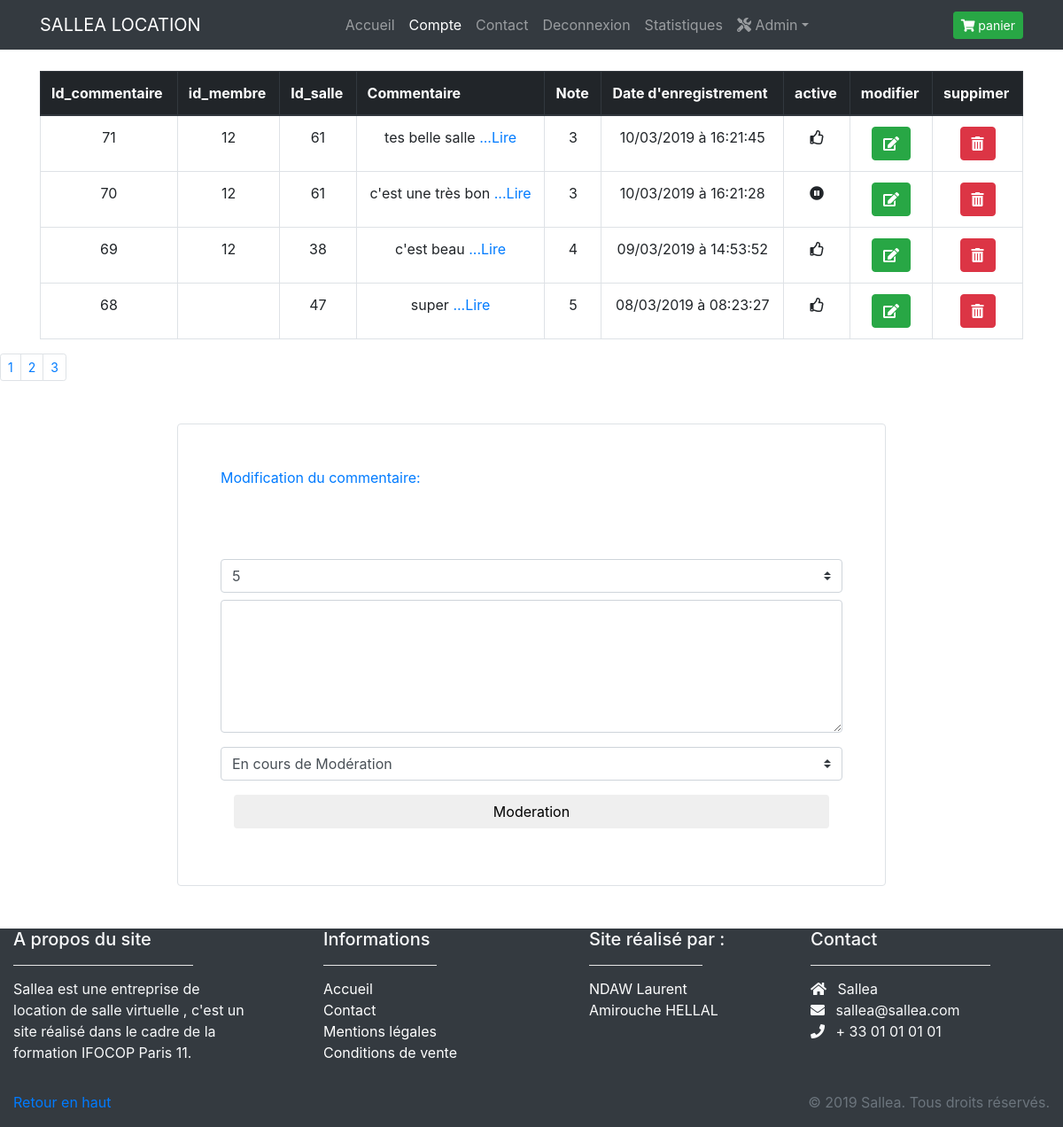
Page /admin/gestion_avis.php (signed in) on the committed database.
### tables this page shows
CREATE TABLE `avis` (
  `id_avis` int(3) NOT NULL,
  `id_membre` int(3) DEFAULT NULL,
  `id_salle` int(3) NOT NULL,
  `commentaire` text NOT NULL,
  `note` int(2) NOT NULL,
  `date_enregistrement` datetime NOT NULL,
  `active` tinyint(1) NOT NULL DEFAULT 0
);

### inc/functions.inc.php (called while the page is built, shortened)
<?php
function isconnected(){
  if(isset($_SESSION['membre'])){
    return true;
  }
  return false;
}
function isAdmin(){
  if(isconnected() && $_SESSION['membre']['statut'] == 2){
    return true;
  }
  return false;
}

### admin/gestion_avis.php (the view, shortened to what this page needs)
<?php
require_once ('../inc/init.inc.php');
$resultat['note']='';
?>
<?php
require_once ('../inc/header.inc.php');
require_once ('../inc/nav.inc.php');
if (isAdmin()) {
  $limite = 4;
  $page = (!empty($_GET['page']) ? $_GET['page'] : 1);
  $debut = ($page - 1) * $limite;
  $recup_avis = $pdo->prepare("SELECT SQL_CALC_FOUND_ROWS * FROM avis ORDER BY id_avis DESC LIMIT :limite OFFSET :debut");
  $recup_avis->bindParam(':limite', $limite, PDO::PARAM_INT);
  $recup_avis->bindParam(':debut', $debut, PDO::PARAM_INT);
  $recup_avis->execute();
  $resultfound = $pdo->query('SELECT found_rows()');
  $nombretotal = $resultfound->fetchColumn();
  echo '<div class="container">';
  echo '<table class=" table table-bordered mt-4  mx-auto bg-white ">';
  echo '<thead class="thead-dark">';
  echo '<tr>
  <th>Id_commentaire</th>
  <th>id_membre</th>
  <th>Id_salle</th>
  <th>Commentaire</th>
  <th>Note</th>
  <th>Date d\'enregistrement</th>
  <th>active</th>
  <th>modifier</th>
  <th>suppimer</th>
  </tr>';
  echo '</thead>';
  while ($ligne_avis = $recup_avis->fetch(PDO::FETCH_ASSOC)) {
    $date_commentaire = new DateTime($ligne_avis['date_enregistrement']);
    $date_fr = $date_commentaire->format("d/m/Y");
    $heure_fr = $date_commentaire->format("H:i:s");
    echo '<tr class="text-center">';
    foreach ($ligne_avis AS $indice => $valeur) {
            if ($indice == 'commentaire') {
            echo '<td>' . substr($valeur, 0, 20) . ' <a href ="">...Lire </a> </td>';
          } elseif ($indice == 'date_enregistrement') {
            echo '<td>' . $date_fr . ' à ' . $heure_fr . ' </td>';
          } elseif ($indice == "active") {
            if ($valeur == 2) {
              $valeur = '<td><i class="far fa-thumbs-up"></i></td>';
              echo $valeur;
            } elseif ($valeur == 1) {
              $valeur = '<td><img src="http://sallea.000webhostapp.com/img/no.png" alt="pousse-bas"/></td>';
              echo $valeur;
            } else {
              $valeur = '<td><i class="fas fa-pause-circle"></i></td>';
              echo $valeur;
            }
          } else {
            echo '<td>' . $valeur . '</td>';
          }
        }
        echo '<td><a href="?action=modification&page=' . $_GET["page"] . '&id_avis=' . $ligne_avis['id_avis'] . '" class="btn btn-success text-white"  > <i class="modif-avis fas fa-edit"></i></a>  </td>';
        echo '<td> <a href="?action=suppression&page=' . $_GET["page"] . '&id_avis=' . $ligne_avis['id_avis'] . '" class="btn btn-danger text-white" onclick="(confirm(\'Etes-vous sûr ? \'));"> <i class="fas fa-trash-alt"></i></a> </td>';
        echo '</tr>';
      }
      echo '</table>';
      echo '</div>';
    }
    $nombreDePages = ceil($nombretotal / $limite);
    echo '<nav aria-label="...">
    <ul class="pagination pagination-sm">';
    for ($i = 1;$i <= $nombreDePages;$i++):
      ?><li class='page-item <?php if ($i == $_GET["page"]) {
        echo "active";
      } ?>'><a class="page-link" href="?page=<?php echo $i; ?>"><?php echo $i; ?></a></li> <?php
    endfor;
    echo '  </ul>
    </nav>';
    ?>
    <form class=" col-xl-8 mx-auto img-thumbnail p-5 text-white my-5 bandeau" action="#" method="POST" id="form">
      <div class="text-primary mb-4">
        <p>Modification du commentaire:</p>
      </div>
      <?php  echo '<h1>'.$resultat["note"].'testtototo</h1>';   ?>
      <select class="custom-select mb-2" name="note" >
        <option value="5" <?php if (isset($resultat["note"]) && $resultat["note"] == '5' || empty($resultat["note"])) {
          echo ' selected';
        } ?>>5</option>
      </select>
      <div class="mb-3 ">
        <textarea class="form-control message" name="commentaire" id="valider" placeholder="" style="min-height:150px"
        required> <?php if (isset($resultat['commentaire'])) {
        } ?></textarea>
      </div>
      <select class="custom-select" id="inputGroupSelect01" name="active">
        <option  value="0"<?php if (isset($resultat['active']) && $resultat['active'] == '0' || empty($resultat['active'])) {
          echo ' selected';
        } ?>>En cours de Modération</option>
      </select>
      <div class="col-auto">
        <button type="submit" name="moderation" class="btn btn-black my-3 w-100 mx-auto"> Moderation </button>
      </div>
    </form>
    <?php
    require_once('../inc/footer.inc.php');
    ?>

### rows in the picture
avis: id_avis "71", id_membre "12", id_salle "61", commentaire "tes belle salle", note "3", date_enregistrement "10/03/2019", date_enregistrement "16:21:45", active 2 (drawn)
avis: id_avis "70", id_membre "12", id_salle "61", commentaire "c'est une très bon", note "3", date_enregistrement "10/03/2019", date_enregistrement "16:21:28", active 0 (drawn)
avis: id_avis "69", id_membre "12", id_salle "38", commentaire "c'est beau", note "4", date_enregistrement "09/03/2019", date_enregistrement "14:53:52", active 2 (drawn)
avis: id_avis "68", id_salle "47", commentaire "super", note "5", date_enregistrement "08/03/2019", date_enregistrement "08:23:27", active 2 (drawn)
